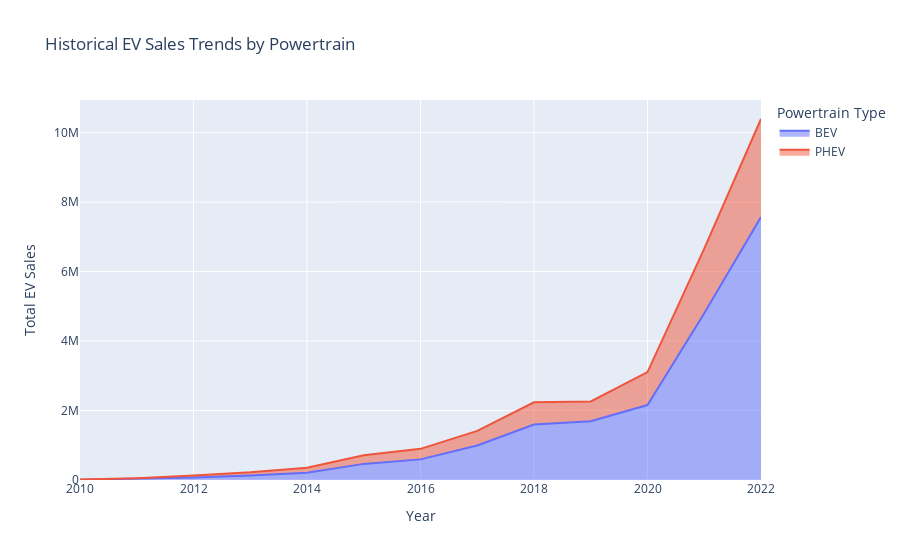

The code cell stored with this chart in its notebook:
### Code cell
# 4.1 Analyse the historical EV sales treads by powertrain

# Filter for 'EV sales' and 'Historical' category
historical_ev_sales = data[(data['parameter'] == 'EV sales') & (data['category'] == 'Historical')]

# Group data by 'year' and 'powertrain', then calculate total EV sales for each group
sales_trends_by_powertrain = historical_ev_sales.groupby(['year', 'powertrain'])['value'].sum().reset_index()

# Create the Plotly stacked area chart to visualize the trends
fig = px.area(sales_trends_by_powertrain, x='year', y='value', color='powertrain',
              labels={
                  "value": "Total EV Sales",
                  "powertrain": "Powertrain Type"
              },
              title="Historical EV Sales Trends by Powertrain")

# Enhance the visualization
fig.update_layout(
    xaxis_title='Year',
    yaxis_title='Total EV Sales',
    legend_title='Powertrain Type'
)

# Show the plot
fig.show()

### Figure 1 — Plotly figure (JSON) as saved in the notebook; plotly's stock layout.template omitted (floating-point values rounded to 4 significant figures)
{"data": [{"fillpattern": {"shape": ""}, "hovertemplate": "Powertrain Type=BEV<br>year=%{x}<br>Total EV Sales=%{y}<extra></extra>", "legendgroup": "BEV", "line": {"color": "#636efa"}, "marker": {"symbol": "circle"}, "mode": "lines", "name": "BEV", "orientation": "v", "showlegend": true, "stackgroup": "1", "type": "scatter", "x": [2010, 2011, 2012, 2013, 2014, 2015, 2016, 2017, 2018, 2019, 2020, 2021, 2022], "xaxis": "x", "y": [10760.0, 43775, 69063, 127100.0, 209301, 463855, 593352, 992732, 1596054, 1692761, 2156489, 4802005, 7569873], "yaxis": "y"}, {"fillpattern": {"shape": ""}, "hovertemplate": "Powertrain Type=PHEV<br>year=%{x}<br>Total EV Sales=%{y}<extra></extra>", "legendgroup": "PHEV", "line": {"color": "#EF553B"}, "marker": {"symbol": "circle"}, "mode": "lines", "name": "PHEV", "orientation": "v", "showlegend": true, "stackgroup": "1", "type": "scatter", "x": [2010, 2011, 2012, 2013, 2014, 2015, 2016, 2017, 2018, 2019, 2020, 2021, 2022], "xaxis": "x", "y": [370, 9394, 61730, 94590, 143926, 247899, 302900.0, 422377, 640198, 569631, 950384, 1855499, 2820604], "yaxis": "y"}], "layout": {"legend": {"title": {"text": "Powertrain Type"}, "tracegroupgap": 0}, "title": {"text": "Historical EV Sales Trends by Powertrain"}, "xaxis": {"anchor": "y", "domain": [0, 1], "title": {"text": "Year"}}, "yaxis": {"anchor": "x", "domain": [0, 1], "title": {"text": "Total EV Sales"}}}}
